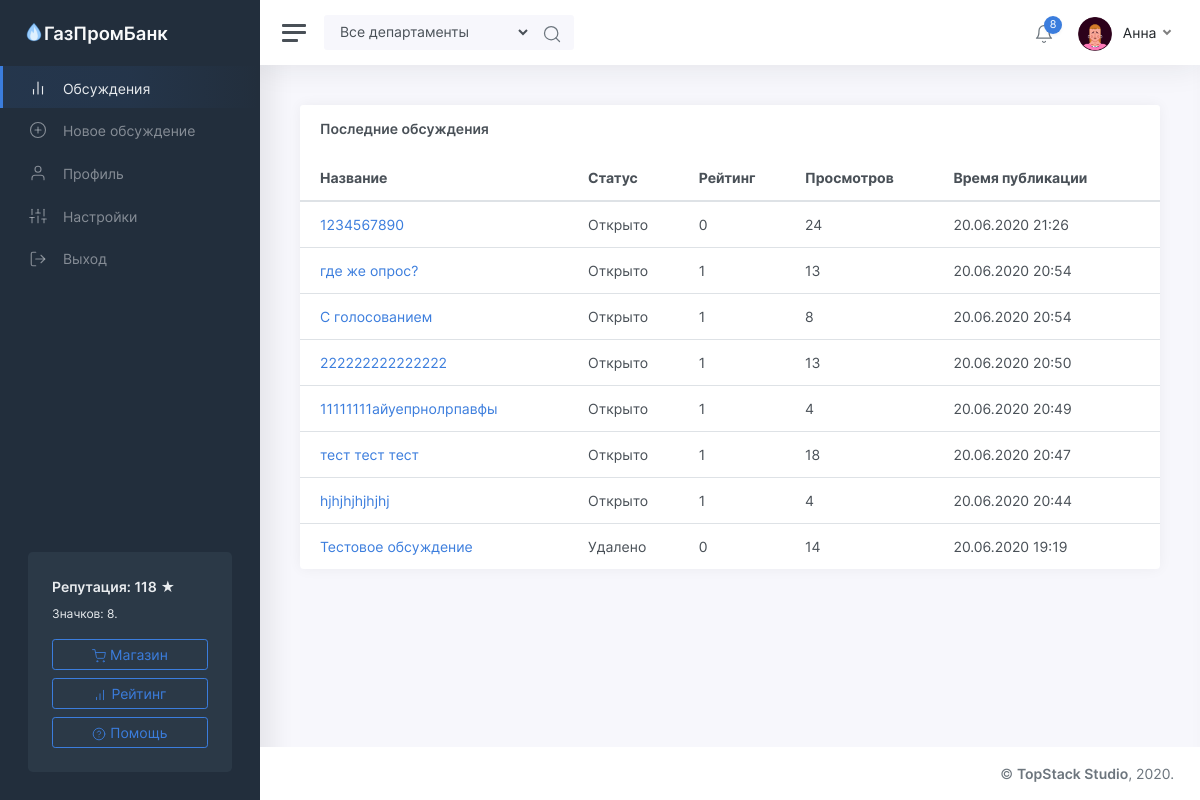
/threads (signed in), run on an earlier commit of the app's database.
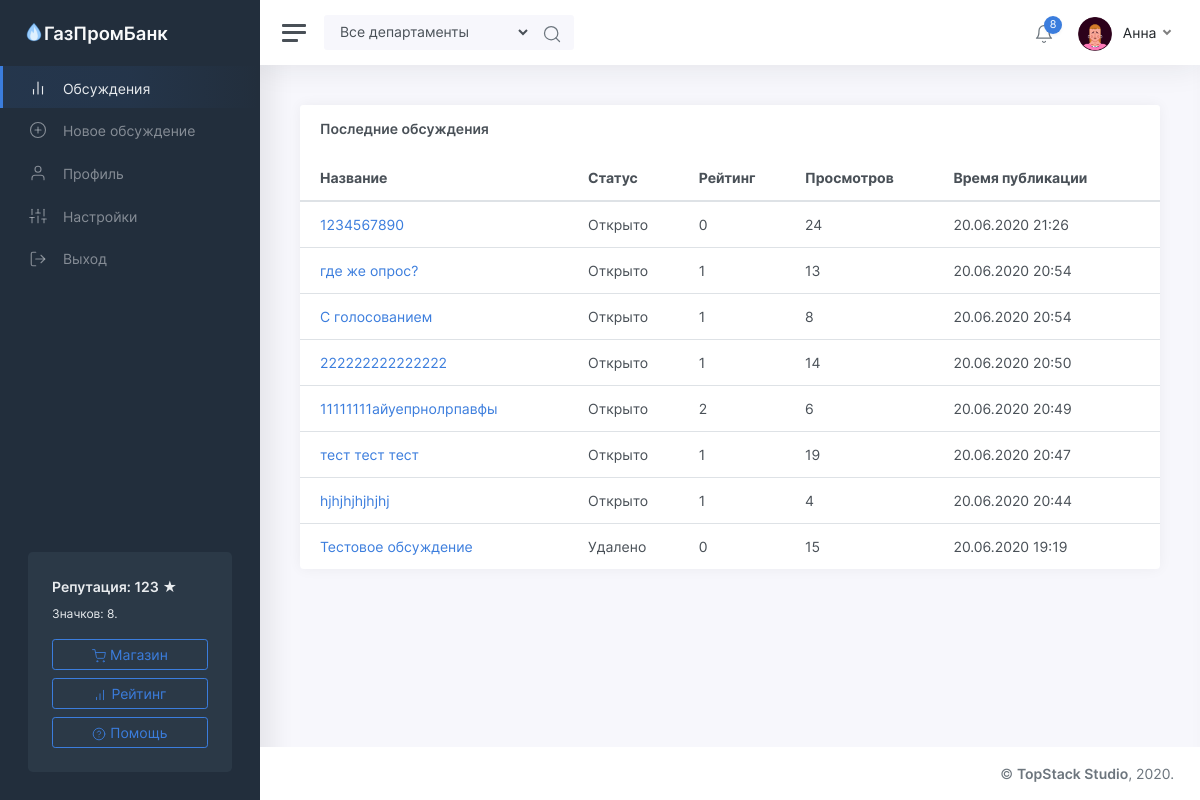
And on a later commit of the database.
### tables this page shows
CREATE TABLE "users" (
	"id"	INTEGER NOT NULL UNIQUE,
	"password"	TEXT NOT NULL,
	"email"	TEXT NOT NULL UNIQUE,
	"status"	TEXT NOT NULL,
	"rating"	INTEGER NOT NULL,
	"moderator"	INTEGER,
	"blocked"	INTEGER,
	"description"	TEXT,
	"name"	TEXT NOT NULL,
	"avatar"	INTEGER,
	"badges"	TEXT,
	"department"	TEXT,
	PRIMARY KEY("id")
);

CREATE TABLE "threads" (
	"id"	INTEGER NOT NULL UNIQUE,
	"owner"	INTEGER NOT NULL,
	"title"	TEXT NOT NULL,
	"content"	TEXT,
	"date"	INTEGER,
	"up"	INTEGER,
	"down"	INTEGER,
	"views"	INTEGER,
	"status"	TEXT,
	"department"	TEXT,
	"theme"	TEXT,
	PRIMARY KEY("id")
);

### app/views.py (the view)
@app.route('/threads')
def listOfThreads():
	department = request.args.get('department')
	if isNull(department) or department not in departments:
		return render_template('threads.html', user=getUser(session['id']), threads=getThreads(), message=request.args.get('from'), departments=departments)
	else:
		return render_template('threads_by_department.html', user=getUser(session['id']), threads=getThreadsByDepartment(department), departments=departments, selected_department=department)

### app/functions.py (called while the page is built)
def isNull(argument):
	return argument in ['', None]

def getUser(identifier):
	conn = sqlite3.connect(db_path)
	conn.row_factory = sqlite3.Row
	cursor = conn.cursor()
	cursor.execute('SELECT * FROM users where id="%s"' % identifier)
	user = cursor.fetchone()
	if user:
		user = dict(user)
		user['badges'] = json.loads(user['badges'])
		user['notifications'] = getNotifications(identifier)
	return user

def statusToText(status):
	return statuses[status]

def fromTimestamp(timestamp):
	return datetime.utcfromtimestamp(timestamp + 3600 * 3).strftime('%d.%m.%Y %H:%M')

def getThreads(offset=0, count=10):
	conn = sqlite3.connect(db_path)
	conn.row_factory = sqlite3.Row
	cursor = conn.cursor()
	cursor.execute('SELECT id, title, date, up, down, status, views FROM threads ORDER BY date DESC')
	threads = cursor.fetchall()
	length = len(threads)
	if offset > 0:
		offset -= 1
	threads = threads[offset * 10:][:count]
	for x in range(len(threads)):
		threads[x] = dict(threads[x])
		threads[x]['status'] = statusToText(threads[x]['status'])
		threads[x]['date'] = fromTimestamp(threads[x]['date'])
	return (threads, length)

### templates/threads.html (shortened to what the changed rows need)
<!DOCTYPE html>
<html lang="ru">
	<head>
		<link href="/static/css/app.css" rel="stylesheet">
	</head>
	<body>
		<div class="wrapper">
			<nav id="sidebar" class="sidebar">
				<div class="sidebar-content js-simplebar">
					<div class="sidebar-cta">
						<div class="sidebar-cta-content">
							<strong class="d-inline-block mb-2">Репутация: {{user.rating}} &#9733;</strong>
							<div class="mb-3 text-sm">
								Значков: {{user.badges.__len__()}}.
							</div>
							<a href="/shop" class="btn btn-outline-primary btn-block"><i data-feather="shopping-cart"></i> Магазин</a>
							<a href="/rating" class="btn btn-outline-primary btn-block"><i data-feather="bar-chart"></i> Рейтинг</a>
							<a href="/help" class="btn btn-outline-primary btn-block"><i data-feather="help-circle"></i> Помощь</a>
						</div>
					</div>
				</div>
			</nav>
			<div class="main">
				<nav class="navbar navbar-expand navbar-light navbar-bg">
					<div class="navbar-collapse collapse">
						<ul class="navbar-nav navbar-align">
							<li class="nav-item dropdown">
								<a class="nav-link dropdown-toggle d-none d-sm-inline-block" href="#" data-toggle="dropdown">
								<img src="/static/img/avatars/{{user.avatar}}.png" class="avatar img-fluid rounded mr-1"/> <span class="text-dark">{{user.name}}</span>
								</a>
							</li>
						</ul>
					</div>
				</nav>
				<main class="content">
					<div class="container-fluid p-0">
						<div class="row">
							<div class="col-12 col-lg-12 col-xxl-9 d-flex">
								<div class="card flex-fill">
									<table class="table table-hover my-0">
										{% if threads[0] %}
											<thead>
												<tr>
													<th>Название</th>
													<th class="d-none d-md-table-cell">Статус</th>
													<th>Рейтинг</th>
													<th class="d-none d-md-table-cell">Просмотров</th>
													<th class="d-none d-md-table-cell">Время публикации</th>
												</tr>
											</thead>
											<tbody>
												{% for thread in threads[0] %}
													<tr>
														<td><a href="/thread/{{thread.id}}">{{thread.title}}</a></td>
														<td class="d-none d-md-table-cell">{{thread.status}}</td>
														<td>{{thread.up - thread.down}}</td>
														<td class="d-none d-md-table-cell">{{thread.views}}</td>
														<td class="d-none d-md-table-cell">{{thread.date}}</td>
													</tr>
												{% endfor %}
											</tbody>
										{% endif %}
									</table>
								</div>
							</div>
						</div>
					</div>
				</main>
			</div>
		</div>
	</body>
</html>

What changed in the data, as far as the page shows it:
changed users "Анна": rating "118" → "123"
changed threads (number 4 of 8 on the later page): views "13" → "14"
changed threads "11111111айуепрнолрпавфы": thread.up-thread.down "1" → "2"; views "4" → "6"
changed threads "тест тест тест": views "18" → "19"
changed threads "Тестовое обсуждение": views "14" → "15"
